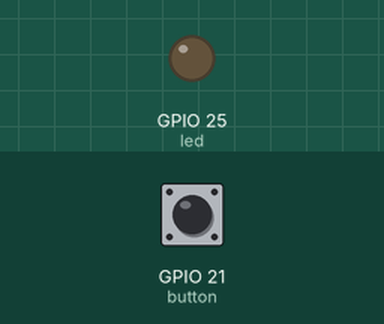
Simulated run of this program. Board: Raspberry Pi (BCM pin numbers). Shown: output pins drawn as LEDs (lit = HIGH). The inputs (shaded band) are chosen by the test bench; at power-on: GPIO 21 (button) HIGH.

Above: at 1.2 s.
1.3 s: GPIO 21 (button) pulled LOW for 0.15 s
At 1.7 s:
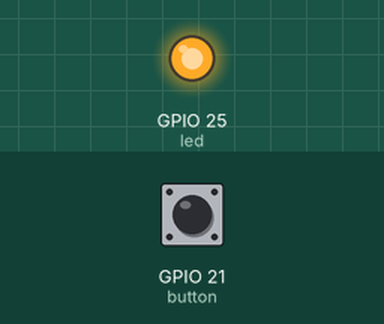
4.4 s: GPIO 21 (button) pulled LOW for 1 s
At 5.4 s:
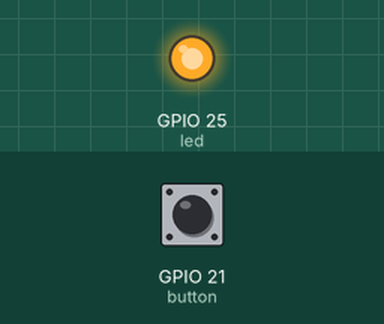
8.4 s: GPIO 21 (button) pulled LOW for 3.2 s
At 15.4 s:
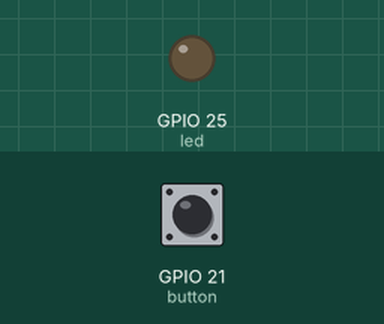
Timing chart, 0 to 16.9 s (numbered marks = the images above; inputs shaded):
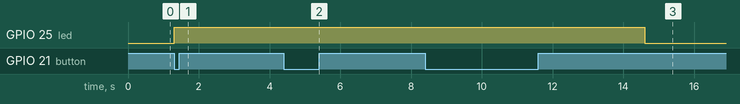

Measured:
- after the input at 1.3 s, GPIO 25 (led): LOW → HIGH at once
- after the input at 4.4 s, GPIO 25 (led): stays HIGH (without the input it goes to LOW after 0.05 s)
- after the input at 8.4 s, GPIO 25 (led): HIGH → LOW after 6.2 s instead of 0.00 s

The program:

button_off_delay.py
```python
from gpiozero import LED, Button
from time import sleep
from signal import pause
led = LED(25)
button = Button(21)

def button_pressed():
    led.on()

def button_released():
    sleep(3)
    led.off()

button.when_pressed = button_pressed
button.when_released = button_released
pause()
```
